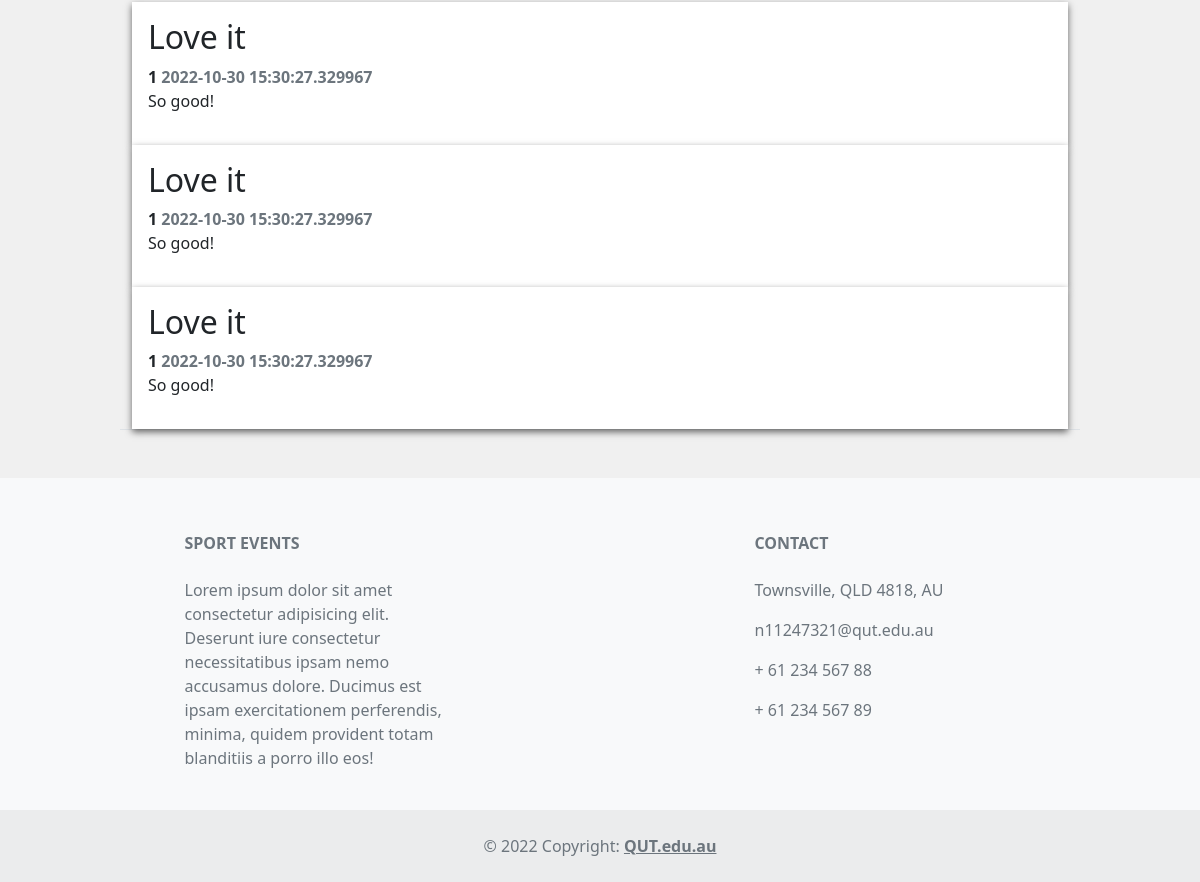
Before: /events/1 (lower part) with the older database file.
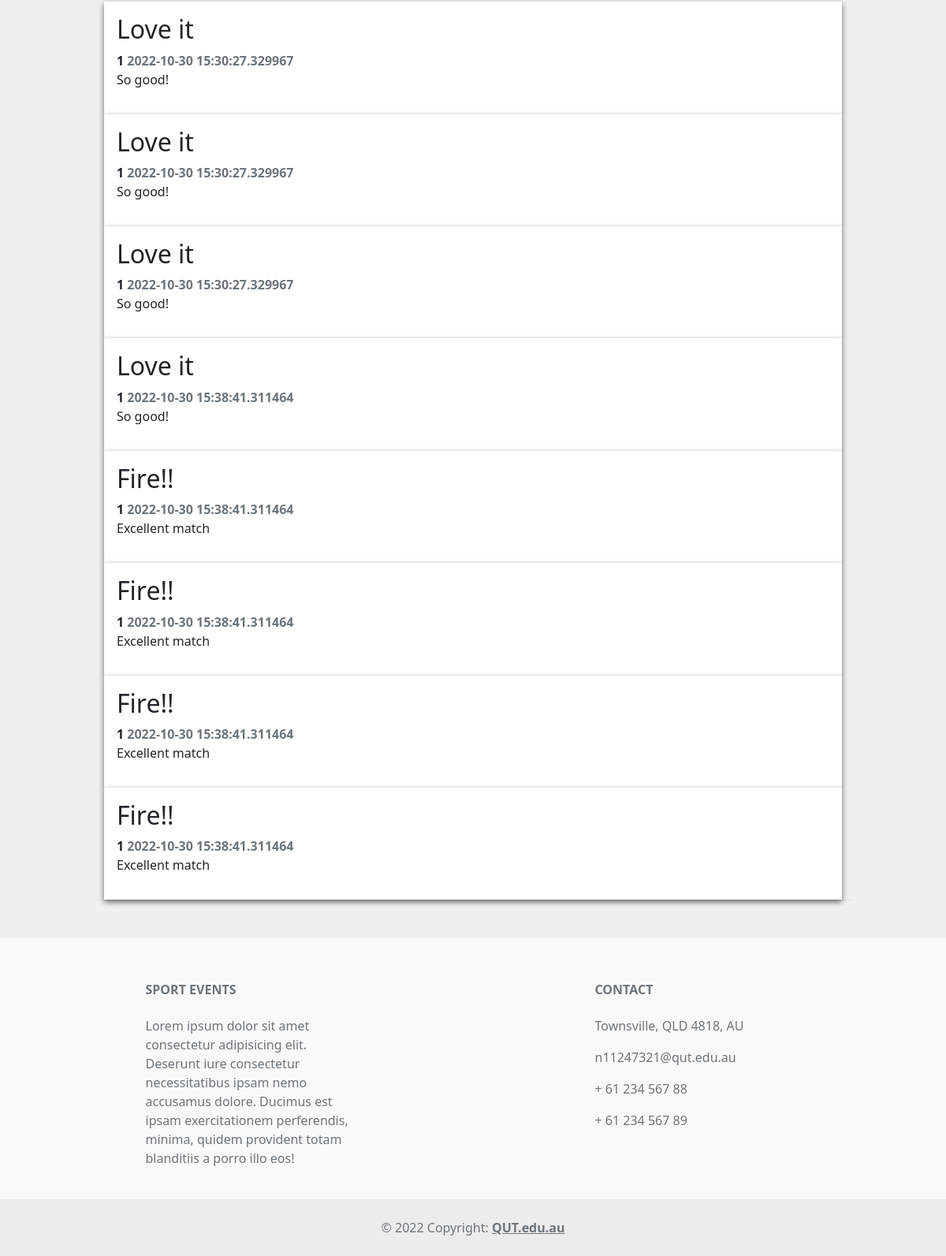
After: the same page with the newer database file.
### website/models.py (models this page shows, shortened)
class Reviews(db.Model):
    __tablename__ = 'reviews'
    ReviewId = db.Column(db.Integer, primary_key=True)
    Title = db.Column(db.String(100))
    Content = db.Column(db.String(400))
    CreatedAt = db.Column(db.DateTime, default=datetime.now())
    Rating = db.Column(db.String(400))
    User_id = db.Column(db.Integer, db.ForeignKey('users.UserId'))
    Event_id = db.Column(db.Integer, db.ForeignKey('events.EventId'))

### website/events.py (the view, shortened to what this page needs)
@bp.route('/<id>', methods = ['GET', 'POST'])
def show(id):
    event = Events.query.filter_by(EventId=id).first()
    cform = ReviewForm()
    return render_template('/event.html', event=event, form=cform)

### website/models.py (called while the page is built)
    def __repr__(self): #print
        return "{}".format(self.Status)

    def __repr__(self):
        return "{}".format(self.CatergoryName)

### website/templates/event.html (shortened to what this page needs)
{% extends 'base.html' %}
{% block head %}
    <link href="https://cdn.jsdelivr.net/npm/bootstrap@5.2.0/dist/css/bootstrap.min.css" rel="stylesheet">
    <link rel="stylesheet" href="https://cdnjs.cloudflare.com/ajax/libs/font-awesome/4.7.0/css/font-awesome.min.css">
    <link rel="stylesheet" href="../static/css/style.css">
    <link rel="stylesheet" href="../static/css/event.css">
{% endblock %}
{% import "bootstrap/form.html" as wtf %}
{% block content %}
    <div class="container-fluid" id="mainBox">
        <div class="row border-bottom">
            {% for review in event.reviews %}
            <div class="col-md-12">
                <div class="p-3 review">
                    <h2>{{ review.Title }}</h2>
                    <b>{{ review.User_id }} <span class="ml-2 text-muted">{{ review.CreatedAt }}</span></b>
                    <p>{{ review.Content }}</p>
            </div>
        </div>
        {% endfor %}
    </div>
{% endblock %}

### website/templates/base.html (shortened to what this page needs)
<!DOCTYPE html>
<html lang="en">
    <head>
        {% block head %}
        {% endblock %}
    </head>
    <body>
        <main>
            {% block content %}
            {% endblock %}
        </main>
        <div class="p-4"></div>
        <footer class="text-center text-lg-start bg-light text-muted">
            <div class="p-1"></div>
            <div class="container text-center text-md-start mt-5">
                <div class="row mt-3">
                    <div class="col-md-3 col-lg-4 col-xl-3 mx-auto mb-4">
                        <h6 class="text-uppercase fw-bold mb-4">Sport Events</h6>
                        <p>
                        Lorem ipsum dolor sit amet consectetur adipisicing elit. Deserunt iure consectetur necessitatibus ipsam nemo accusamus dolore. Ducimus est ipsam exercitationem perferendis, minima, quidem provident totam blanditiis a porro illo eos!
                        </p>
                    </div>
                    <div class="col-md-4 col-lg-3 col-xl-3 mx-auto mb-md-0 mb-4">
                        <h6 class="text-uppercase fw-bold mb-4">Contact</h6>
                        <p>Townsville, QLD 4818, AU</p>
                        <p>n11247321@qut.edu.au</p>
                        <p>+ 61 234 567 88</p>
                        <p>+ 61 234 567 89</p>
                    </div>
                </div>
            </div>
            <div class="text-center p-4" style="background-color: rgba(0, 0, 0, 0.05);">
                © 2022 Copyright:
                <a class="text-reset fw-bold" href="https://qut.edu.au">QUT.edu.au</a>
            </div>
        </footer>
    </body>
</html>

### website/static/css/style.css (style rules this page uses)
body { background-color: #F0F0F0; }

### website/static/css/event.css (style rules this page uses)
#mainBox { width: 80%; }
.review { background-color: white; box-shadow: 0px 3px 7px #636363; padding: 30px; }

Changed rows visible on the page:
added Reviews: Title "Love it", User_id "1", CreatedAt "2022-10-30 15:38:41.311464", Content "So good!"
added Reviews: Title "Fire!!", User_id "1", CreatedAt "2022-10-30 15:38:41.311464", Content "Excellent match"
added Reviews: Title "Fire!!", User_id "1", CreatedAt "2022-10-30 15:38:41.311464", Content "Excellent match"
added Reviews: Title "Fire!!", User_id "1", CreatedAt "2022-10-30 15:38:41.311464", Content "Excellent match"
added Reviews: Title "Fire!!", User_id "1", CreatedAt "2022-10-30 15:38:41.311464", Content "Excellent match"
